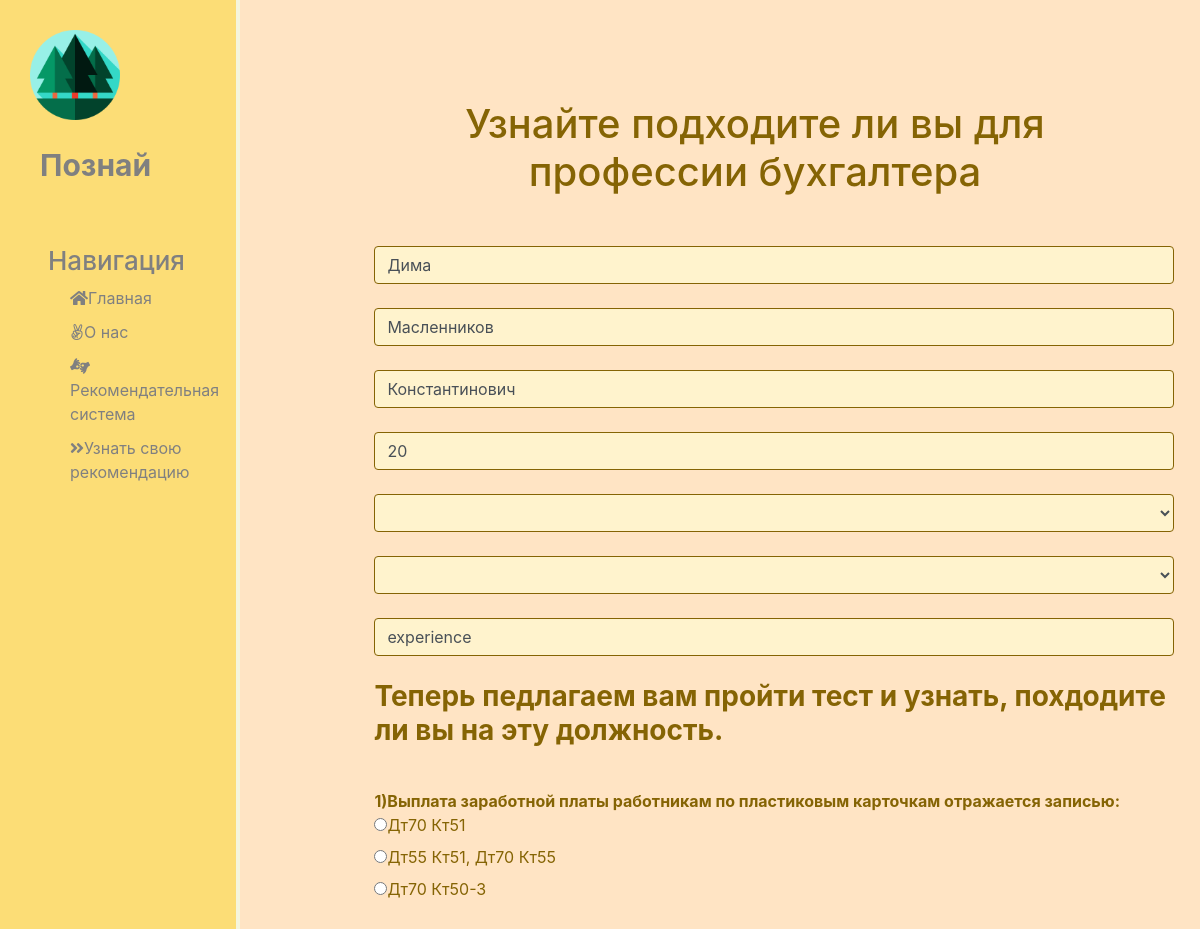
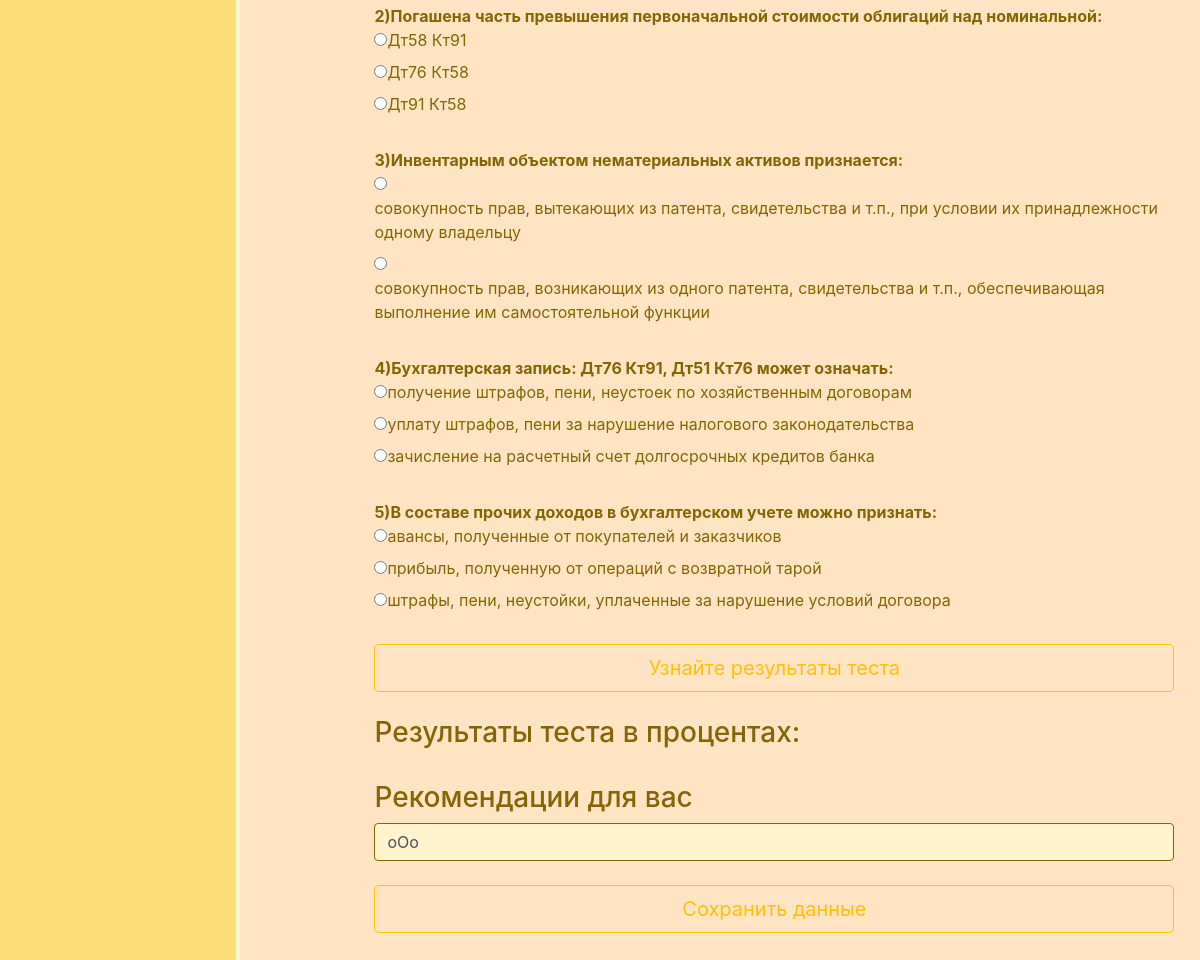
/recommendation/2/update, run on the app's committed database (2 pictures, top to bottom).
### recommendation/models.py (models this page shows, shortened)
class UserForRec(models.Model):
    name = models.CharField('Ваше имя', max_length=50)
    surname = models.CharField('Ваша фамилия', max_length=50)
    patronymic = models.CharField('Ваше отчество', max_length=50)
    age = models.IntegerField('Ваш возраст')
    education = models.CharField('Образование', max_length=50)
    diplom = models.CharField('Диплом', max_length=50)
    experience = models.IntegerField('Стаж работы')
    recommendation = models.TextField('Ваши рекомендации')
    class Meta:
        verbose_name = 'Пользователь для рекомендации'
        verbose_name_plural = 'Пользователи для рекомендации'

### recommendation/views.py (the view)
# urls.py: path('<int:pk>/update', views.RecommendationUpdate.as_view(), name='recommendation-update'),
class RecommendationUpdate(UpdateView):
    model = UserForRec
    template_name = 'recommendation/create.html'
    form_class = UserForRecForm

### recommendation/templates/recommendation/create.html (shortened to what this page needs)
{% extends 'main/layout.html' %}
{% block content %}
    <div class="features">
        <h1>Узнайте подходите ли вы для профессии бухгалтера</h1>
        <form method="post">
            {{ form.name }}<br>
            {{ form.surname }}<br>
            {{ form.patronymic }}<br>
            {{ form.age }}<br>
            {{ form.education }}<br>
            {{ form.diplom }}<br>
            {{ form.experience }}<br>
            {% include 'recommendation/test.html' %}
            {{ form.recommendation }}<br>
            <button class="btn btn-outline-warning btn-lg btn-block" type="submit">Сохранить данные</button>
        </form>
    </div>
{% endblock%}

### main/static/main/css/main.css (style rules this page uses)
body { background: #FFE4C4; }
main .features { float: left; color: #856404; margin-top: 100px; width: 35%; }
main .features h1 { font-size: 40px; text-align: center; margin-left: 200px; width: 150%; }
main .features input { background-color: #fff3cd; border-color: #856404; }
main .features select { background-color: #fff3cd; border-color: #856404; }
form { margin-left: 32%; width: 800px; margin-top: 50px; }

### data on the page
UserForRec: name "Дима", surname "Масленников", patronymic "Константинович", age "20", experience "experience", recommendation "oOo"
